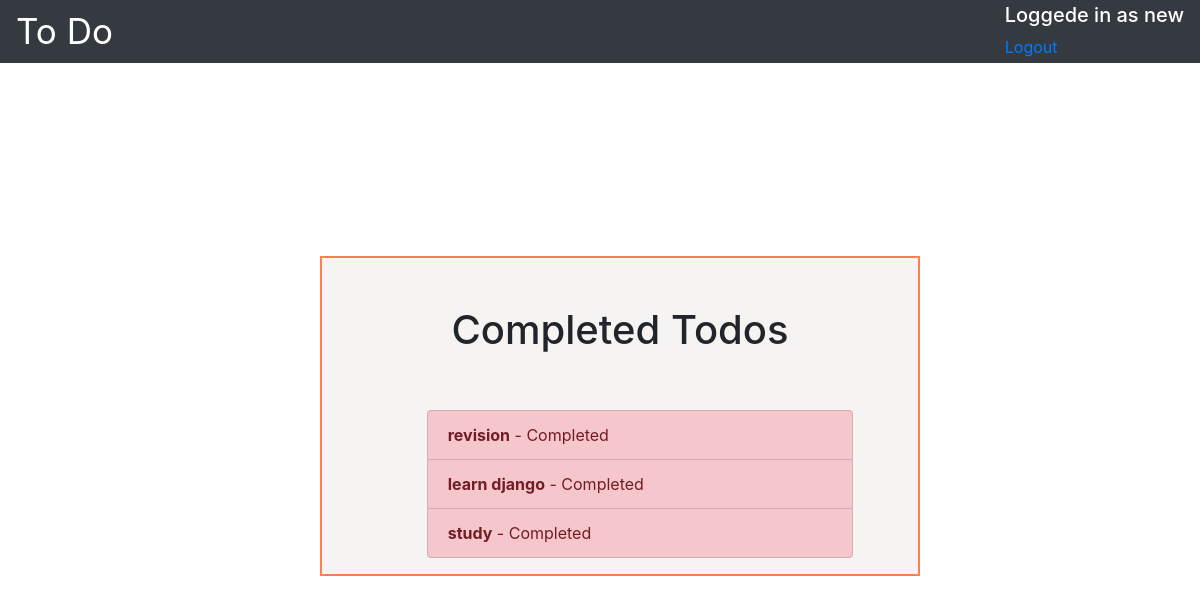
Before: /completed_todos/ (signed in) with the older database file.
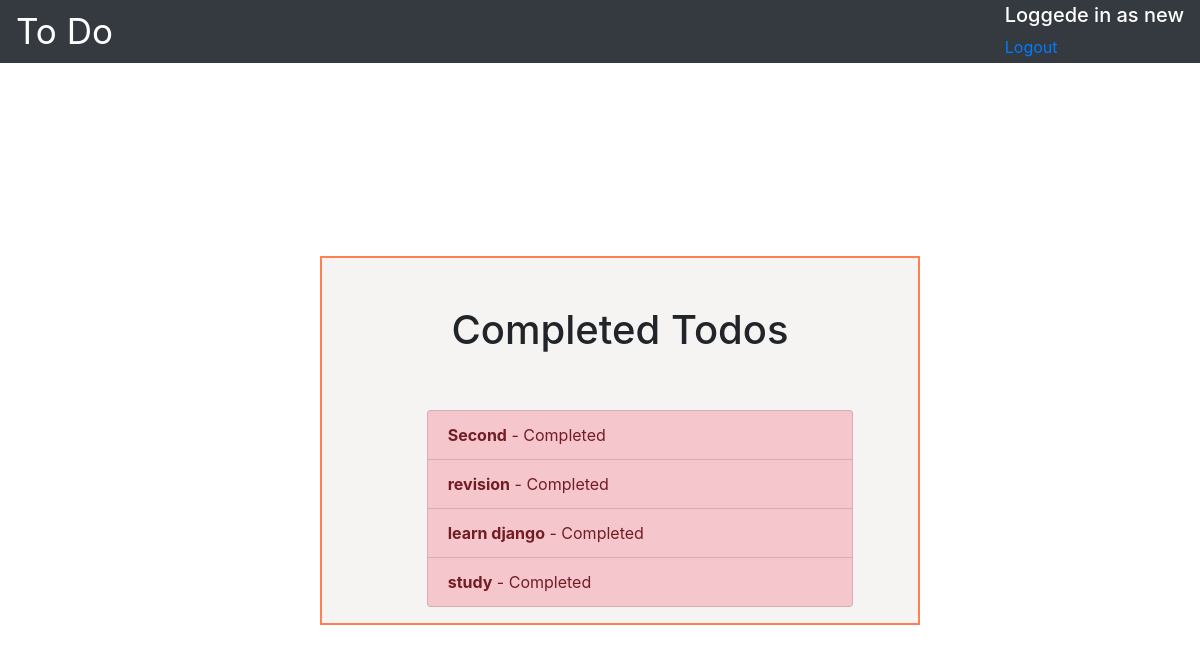
After: the same page with the newer database file.
### Firstpage/models.py (models this page shows, shortened)
class Todo(models.Model):
    title=models.CharField(max_length=100)
    memo=models.TextField(blank=True, max_length=1000)
    created=models.DateTimeField(auto_now_add=True)
    completed=models.DateTimeField( blank=True,null=True)
    important=models.BooleanField(default=False)
    user=models.ForeignKey(User, on_delete=models.CASCADE)

### Firstpage/views.py (the view)
# urls.py: path('completed_todos/', views.completed_todos, name='completed_todos'),
@login_required
def completed_todos(request):
    todos=Todo.objects.filter(user=request.user, completed__isnull=False).order_by('-completed')
    return render(request, 'Firstpage/completed_todos.html', {'todos':todos })

### Firstpage/Templates/Firstpage/completed_todos.html
{% extends "Firstpage/base.html" %}
{% block content %}
    <div class="row justify-content-center mt-5">
        <div class="col-md-10">
            <h1>Completed Todos</h1>
        </div>
    </div>
    <div class="row justify-content-center mt-5">
        <div class="col-md-10">
            <div class="list-group">
              <ul>
                {% for todo in todos %}
                    <li class="list-group-item list-group-item-action{% if todo.important %} list-group-item-danger{% endif %}"><b>{{ todo.title }}</b> - Completed {{ todo.datecompleted|date:'M j Y H:i' }}</li>
                {% endfor %}
                </ul>
            </div>
        </div>
    </div>
{% endblock %}

Changed rows visible on the page:
now on this page (row edited): Todo: title "Second"
